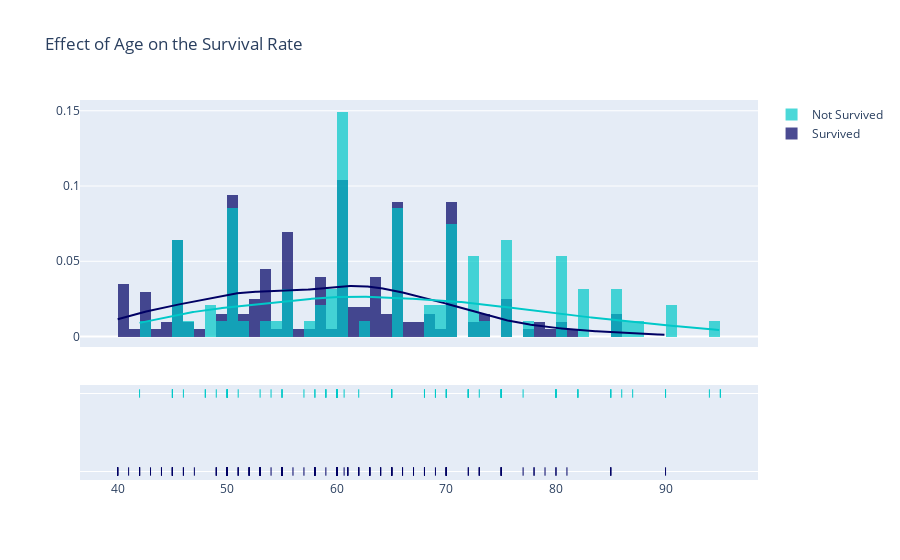

The code cell stored with this chart in its notebook:
### Code cell
colors = ['rgb(0, 0, 100)', 'rgb(0, 200, 200)']

hist_data = [survived, not_survived]
group_labels = ['Survived', 'Not Survived']

fig = ff.create_distplot(hist_data, group_labels, bin_size=[1, 1], colors = colors)
fig.update_layout(title_text = "Effect of Age on the Survival Rate")

fig.show()

### Figure 1 — Plotly figure (JSON) as saved in the notebook; plotly's stock layout.template omitted (floating-point values rounded to 4 significant figures; data arrays with more than 128 entries replaced by an {"elided": "..."} marker saying what was removed)
{"data": [{"autobinx": false, "histnorm": "probability density", "legendgroup": "Survived", "marker": {"color": "rgb(0, 0, 100)"}, "name": "Survived", "opacity": 0.7, "type": "histogram", "x": {"elided": "203 float values"}, "xaxis": "x", "xbins": {"end": 90, "size": 1, "start": 40}, "yaxis": "y"}, {"autobinx": false, "histnorm": "probability density", "legendgroup": "Not Survived", "marker": {"color": "rgb(0, 200, 200)"}, "name": "Not Survived", "opacity": 0.7, "type": "histogram", "x": [75, 55, 65, 50, 65, 90, 75, 60, 65, 80, 75, 62, 45, 50, 82, 87, 45, 70, 48, 65, 68, 75, 80, 95, 70, 58, 82, 94, 85, 50, 65, 69, 90, 82, 60, 70, 50, 70, 60, 50, 51, 60, 80, 57, 68, 53, 60, 70, 60, 95, 49, 72, 45, 50, 45, 60, 42, 72, 70, 65, 85, 69, 60, 60, 59, 60, 72, 85, 70, 86, 60, 46, 80, 72, 75, 72, 50, 45, 80, 59, 59, 65, 75, 58, 60.67, 50, 60, 45, 77, 48, 54, 73, 60, 55, 65, 55], "xaxis": "x", "xbins": {"end": 95, "size": 1, "start": 42}, "yaxis": "y"}, {"legendgroup": "Survived", "marker": {"color": "rgb(0, 0, 100)"}, "mode": "lines", "name": "Survived", "showlegend": false, "type": "scatter", "x": {"elided": "500 float values"}, "xaxis": "x", "y": {"elided": "500 float values"}, "yaxis": "y"}, {"legendgroup": "Not Survived", "marker": {"color": "rgb(0, 200, 200)"}, "mode": "lines", "name": "Not Survived", "showlegend": false, "type": "scatter", "x": {"elided": "500 float values"}, "xaxis": "x", "y": {"elided": "500 float values"}, "yaxis": "y"}, {"legendgroup": "Survived", "marker": {"color": "rgb(0, 0, 100)", "symbol": "line-ns-open"}, "mode": "markers", "name": "Survived", "showlegend": false, "type": "scatter", "x": {"elided": "203 float values"}, "xaxis": "x", "y": {"elided": "203 str values"}, "yaxis": "y2"}, {"legendgroup": "Not Survived", "marker": {"color": "rgb(0, 200, 200)", "symbol": "line-ns-open"}, "mode": "markers", "name": "Not Survived", "showlegend": false, "type": "scatter", "x": [75, 55, 65, 50, 65, 90, 75, 60, 65, 80, 75, 62, 45, 50, 82, 87, 45, 70, 48, 65, 68, 75, 80, 95, 70, 58, 82, 94, 85, 50, 65, 69, 90, 82, 60, 70, 50, 70, 60, 50, 51, 60, 80, 57, 68, 53, 60, 70, 60, 95, 49, 72, 45, 50, 45, 60, 42, 72, 70, 65, 85, 69, 60, 60, 59, 60, 72, 85, 70, 86, 60, 46, 80, 72, 75, 72, 50, 45, 80, 59, 59, 65, 75, 58, 60.67, 50, 60, 45, 77, 48, 54, 73, 60, 55, 65, 55], "xaxis": "x", "y": ["Not Survived", "Not Survived", "Not Survived", "Not Survived", "Not Survived", "Not Survived", "Not Survived", "Not Survived", "Not Survived", "Not Survived", "Not Survived", "Not Survived", "Not Survived", "Not Survived", "Not Survived", "Not Survived", "Not Survived", "Not Survived", "Not Survived", "Not Survived", "Not Survived", "Not Survived", "Not Survived", "Not Survived", "Not Survived", "Not Survived", "Not Survived", "Not Survived", "Not Survived", "Not Survived", "Not Survived", "Not Survived", "Not Survived", "Not Survived", "Not Survived", "Not Survived", "Not Survived", "Not Survived", "Not Survived", "Not Survived", "Not Survived", "Not Survived", "Not Survived", "Not Survived", "Not Survived", "Not Survived", "Not Survived", "Not Survived", "Not Survived", "Not Survived", "Not Survived", "Not Survived", "Not Survived", "Not Survived", "Not Survived", "Not Survived", "Not Survived", "Not Survived", "Not Survived", "Not Survived", "Not Survived", "Not Survived", "Not Survived", "Not Survived", "Not Survived", "Not Survived", "Not Survived", "Not Survived", "Not Survived", "Not Survived", "Not Survived", "Not Survived", "Not Survived", "Not Survived", "Not Survived", "Not Survived", "Not Survived", "Not Survived", "Not Survived", "Not Survived", "Not Survived", "Not Survived", "Not Survived", "Not Survived", "Not Survived", "Not Survived", "Not Survived", "Not Survived", "Not Survived", "Not Survived", "Not Survived", "Not Survived", "Not Survived", "Not Survived", "Not Survived", "Not Survived"], "yaxis": "y2"}], "layout": {"barmode": "overlay", "hovermode": "closest", "legend": {"traceorder": "reversed"}, "title": {"text": "Effect of Age on the Survival Rate"}, "xaxis": {"anchor": "y2", "domain": [0, 1], "zeroline": false}, "yaxis": {"anchor": "free", "domain": [0.35, 1], "position": 0}, "yaxis2": {"anchor": "x", "domain": [0, 0.25], "dtick": 1, "showticklabels": false}}}
